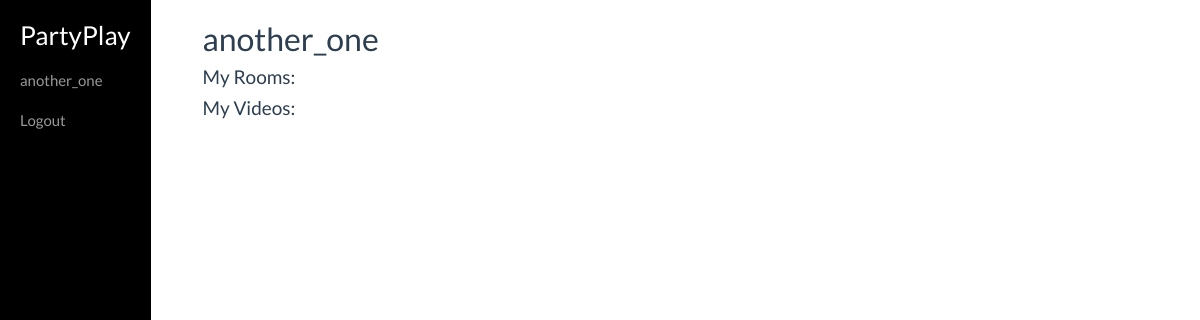
Before: /profile/ (signed in) with the older database file.
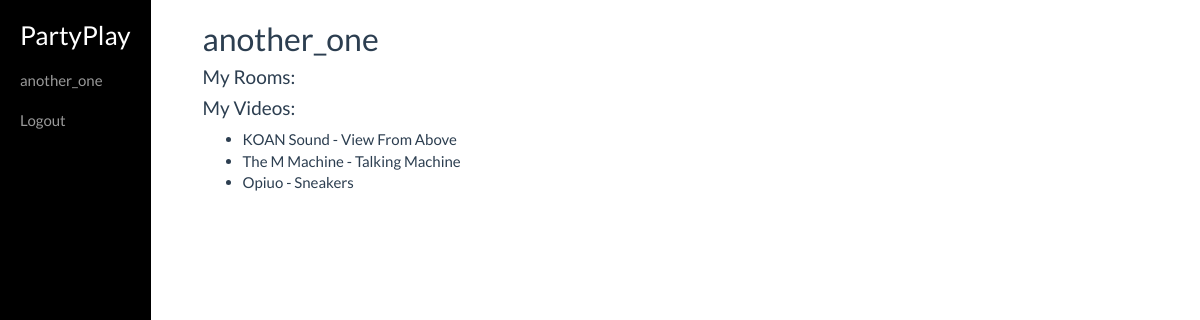
After: the same page with the newer database file.
### PartyPlay/models.py (models this page shows, shortened)
class Video(models.Model):
    room = models.ForeignKey(Room, on_delete=models.CASCADE, null=True)
    videoID = models.CharField(max_length=200, default='0')
    title = models.CharField(max_length=200, default = 'default title set in Model')
    duration = models.DurationField(default=datetime.timedelta(seconds=30))
    uploader = models.ForeignKey(User, on_delete=models.CASCADE, null=True, related_name='uploader_user')
    date_uploaded = models.DateTimeField(auto_now_add=True)
    played = models.BooleanField(default = False)
    voters = models.ManyToManyField(User, related_name='vote_users', blank=True)
    pass

### PartyPlay/views.py (the view)
# urls.py: url(r'^profile/$', views.UserProfilePage.as_view(), name='user-profile'),
class UserProfilePage(LoginRequiredMixin, generic.ListView):
    model = Video
    template_name = 'partyplay/userprofile.html'
    def get_context_data(self, **kwargs):
        context = super(UserProfilePage, self).get_context_data(**kwargs)
        context['uploaded_videos'] = Video.objects.filter(uploader=self.request.user)
        context['created_rooms'] = Room.objects.filter(creator=self.request.user).all()
        return context

### PartyPlay/templates/partyplay/userprofile.html (shortened to what this page needs)
{% extends "base_generic.html" %}
{% block content %}
    <h2>{{ user.username }}</h2>
    <h4>My Rooms:</h4>
    <h4>My Videos:</h4>
    <ul>
    {% for video in uploaded_videos %}
        <li>{{ video.title }}</li>
    {% endfor %}
    </ul>
{% endblock %}

Changed rows visible on the page:
added Video: title "KOAN Sound - View From Above"
added Video: title "The M Machine - Talking Machine"
added Video: title "Opiuo - Sneakers"
